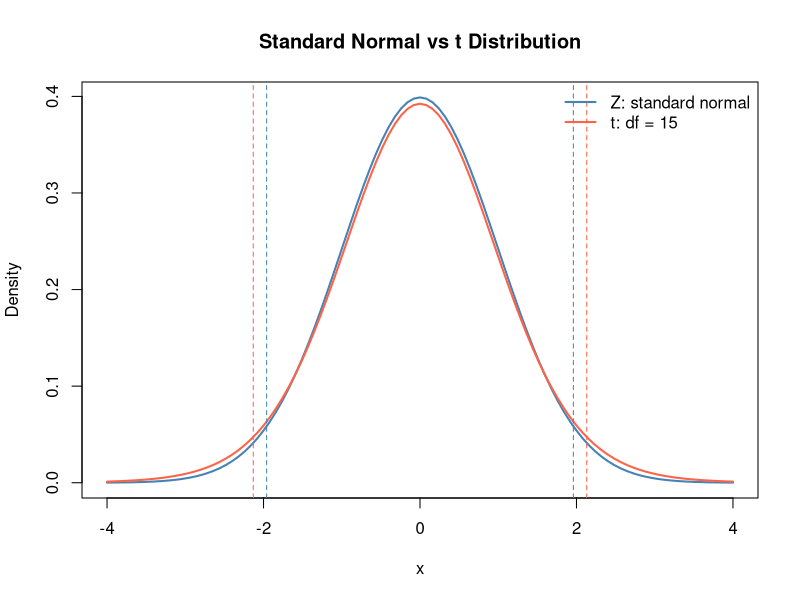

Generate this figure with R:
## ---- chunk 1
wingspan <- c(48.6, 52.1, 50.4, 49.7, 53.0, 51.2, 54.1, 50.8,
              52.7, 49.9, 51.6, 53.4, 50.2, 48.9, 52.3, 51.0)

data.frame(butterfly = 1:length(wingspan), wingspan_mm = wingspan)
## ---- chunk 2
n <- length(wingspan)
xbar <- mean(wingspan)
s <- sd(wingspan)
## ---- chunk 3
sigma <- 1.6
se_z <- sigma / sqrt(n) # SE is SD/sqrt(n)
## ---- chunk 4
df <- n - 1
se_t <- s / sqrt(n)
## ---- chunk 5
lookup_table <- data.frame(
  method = c("Z", "t"),
  probability_to_left = c(0.975, 0.975),
  degrees_of_freedom = c(NA, 15),
  critical_value = c(qnorm(0.975), qt(0.975, 15))
)

lookup_table
## ---- chunk 6
ci_z <- c(xbar - 1.96 * se_z,
          xbar + 1.96 * se_z)

ci_z
## ---- chunk 7
ci_t <- c(xbar - 2.131 * se_t,
          xbar + 2.131 * se_t)

ci_t
## ---- chunk 8
curve(dnorm(x), from = -4, to = 4,
      col = "steelblue", lwd = 2,
      main = "Standard Normal vs t Distribution",
      xlab = "x", ylab = "Density")

curve(dt(x, df = 15), from = -4, to = 4,
      col = "tomato", lwd = 2, add = TRUE)

abline(v = c(-1.96, 1.96), col = "steelblue", lty = 2)
abline(v = c(-2.131, 2.131), col = "tomato", lty = 2)

legend("topright",
       legend = c("Z: standard normal", paste0("t: df = ", 15)),
       col = c("steelblue", "tomato"),
       lwd = 2,
       bty = "n")
## ---- chunk 9
habitat_A <- c(48.6, 52.1, 50.4, 49.7, 53.0, 51.2, 54.1, 50.8,
            52.7, 49.9, 51.6, 53.4, 50.2, 48.9, 52.3, 51.0)

habitat_B <- c(46.8, 49.1, 47.5, 48.3, 50.0, 46.9, 49.7, 47.8,
            48.6, 45.9, 50.4, 47.2)

butterflies <- data.frame(
  habitat = c(rep("A", length(habitat_A)), rep("B", length(habitat_B))),
  wingspan_mm = c(habitat_A, habitat_B)
)

butterflies
## ---- chunk 10
xbar1 <- mean(habitat_A)
xbar2 <- mean(habitat_B)
## ---- chunk 11
diff_means <- xbar1 - xbar2
diff_means
## ---- chunk 12
n1 <- length(habitat_A)
n2 <- length(habitat_B)

s1 <- sd(habitat_A)
s2 <- sd(habitat_B)

data.frame(
  habitat = c("habitat_A", "habitat_B"),
  n = c(n1, n2),
  mean = c(xbar1, xbar2),
  sd = c(s1, s2)
)
## ---- chunk 13
se_welch <- sqrt(s1^2 / n1 + s2^2 / n2)

df_welch <- (s1^2 / n1 + s2^2 / n2)^2 /
  ((s1^2 / n1)^2 / (n1 - 1) + (s2^2 / n2)^2 / (n2 - 1))

tcrit_welch <- qt(0.975, df = df_welch)
## ---- chunk 14
ci_welch <- c(diff_means - tcrit_welch * se_welch,
              diff_means + tcrit_welch * se_welch)
ci_welch # confidence interval
## ---- chunk 15
t_welch <- diff_means / se_welch
p_welch <- 2 * (1 - pt(abs(t_welch), df = df_welch))

t_welch # test statistics
p_welch # p-val
## ---- chunk 16
t.test(habitat_A, habitat_B, alternative = "two.sided", var.equal = FALSE)
